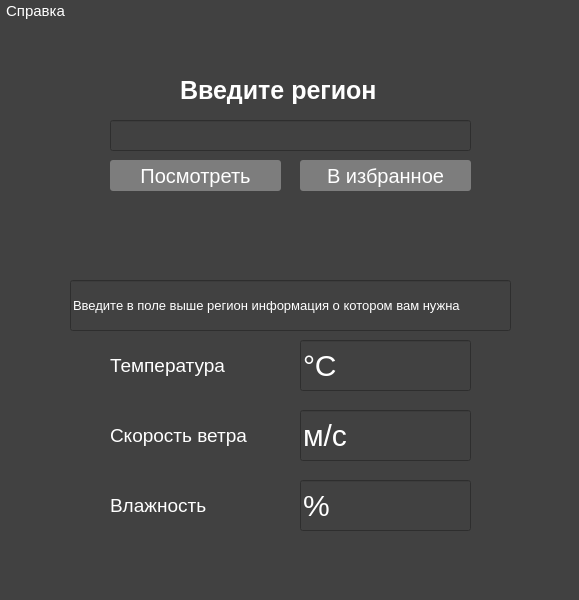
<?xml version="1.0" encoding="UTF-8"?>
<ui version="4.0">
 <class>MainWindow</class>
 <widget class="QMainWindow" name="MainWindow">
  <property name="geometry">
   <rect>
    <x>0</x>
    <y>0</y>
    <width>579</width>
    <height>600</height>
   </rect>
  </property>
  <property name="windowTitle">
   <string>Help Weath</string>
  </property>
  <property name="styleSheet">
   <string notr="true">background-color: rgb(65, 65, 65)</string>
  </property>
  <widget class="QWidget" name="centralwidget">
   <widget class="QLineEdit" name="lineEdit">
    <property name="geometry">
     <rect>
      <x>110</x>
      <y>120</y>
      <width>361</width>
      <height>31</height>
     </rect>
    </property>
    <property name="styleSheet">
     <string notr="true">font-size: 20px;
color: white;
</string>
    </property>
    <property name="text">
     <string/>
    </property>
   </widget>
   <widget class="QLabel" name="mainLabel">
    <property name="geometry">
     <rect>
      <x>180</x>
      <y>70</y>
      <width>211</width>
      <height>41</height>
     </rect>
    </property>
    <property name="styleSheet">
     <string notr="true">font-size: 25px;
font-weight: 900;
color: white;</string>
    </property>
    <property name="text">
     <string>Введите регион</string>
    </property>
   </widget>
   <widget class="QLineEdit" name="line">
    <property name="geometry">
     <rect>
      <x>70</x>
      <y>280</y>
      <width>441</width>
      <height>51</height>
     </rect>
    </property>
    <property name="styleSheet">
     <string notr="true">color: white;
font-size: 13px;</string>
    </property>
    <property name="text">
     <string>Введите в поле выше регион информация о котором вам нужна</string>
    </property>
   </widget>
   <widget class="QPushButton" name="pushButton">
    <property name="geometry">
     <rect>
      <x>110</x>
      <y>160</y>
      <width>171</width>
      <height>31</height>
     </rect>
    </property>
    <property name="styleSheet">
     <string notr="true">QPushButton#pushButton {
	background-color: rgb(125, 125, 125);
	color: white;
	font-size: 20px;
	border-radius: 3px;
	height: 24px;
}

QPushButton#pushButton:hover {
	background-color: rgb(157, 157, 157);
	border-radius: 7px;
}

QPushButton#pushButton:focus {
	background-color: rgb(77, 77, 77);
	border-radius: 5px;
}</string>
    </property>
    <property name="text">
     <string>Посмотреть</string>
    </property>
   </widget>
   <widget class="QLabel" name="label">
    <property name="enabled">
     <bool>true</bool>
    </property>
    <property name="geometry">
     <rect>
      <x>110</x>
      <y>350</y>
      <width>131</width>
      <height>31</height>
     </rect>
    </property>
    <property name="styleSheet">
     <string notr="true">font-size: 19px;
color: white;
</string>
    </property>
    <property name="text">
     <string>Температура</string>
    </property>
   </widget>
   <widget class="QLabel" name="label_2">
    <property name="enabled">
     <bool>true</bool>
    </property>
    <property name="geometry">
     <rect>
      <x>110</x>
      <y>420</y>
      <width>141</width>
      <height>31</height>
     </rect>
    </property>
    <property name="styleSheet">
     <string notr="true">font-size: 19px;
color: white;
</string>
    </property>
    <property name="text">
     <string>Скорость ветра</string>
    </property>
   </widget>
   <widget class="QLabel" name="label_3">
    <property name="enabled">
     <bool>true</bool>
    </property>
    <property name="geometry">
     <rect>
      <x>110</x>
      <y>490</y>
      <width>111</width>
      <height>31</height>
     </rect>
    </property>
    <property name="styleSheet">
     <string notr="true">font-size: 19px;
color: white;
</string>
    </property>
    <property name="text">
     <string>Влажность</string>
    </property>
   </widget>
   <widget class="QPushButton" name="pushButton_2">
    <property name="geometry">
     <rect>
      <x>300</x>
      <y>160</y>
      <width>171</width>
      <height>31</height>
     </rect>
    </property>
    <property name="styleSheet">
     <string notr="true">QPushButton#pushButton_2 {
	background-color: rgb(125, 125, 125);
	color: white;
	font-size: 20px;
	border-radius: 3px;
	height: 24px;
}

QPushButton#pushButton_2:hover {
	background-color: rgb(157, 157, 157);
	border-radius: 7px;
}

QPushButton#pushButton_2:focus {
	background-color: rgb(77, 77, 77);
	border-radius: 5px;
}</string>
    </property>
    <property name="text">
     <string>В избранное</string>
    </property>
   </widget>
   <widget class="QPushButton" name="helpBut">
    <property name="geometry">
     <rect>
      <x>0</x>
      <y>0</y>
      <width>71</width>
      <height>21</height>
     </rect>
    </property>
    <property name="styleSheet">
     <string notr="true">QPushButton#helpBut {
	color: white;
	font-size: 15px;
	border-radius: 3px;
	height: 24px;
}

QPushButton#helpBut:hover {
	background-color: rgb(157, 157, 157);
	border-radius: 7px;
}

</string>
    </property>
    <property name="text">
     <string>Справка</string>
    </property>
   </widget>
   <widget class="QLineEdit" name="temper_line">
    <property name="geometry">
     <rect>
      <x>300</x>
      <y>340</y>
      <width>171</width>
      <height>51</height>
     </rect>
    </property>
    <property name="styleSheet">
     <string notr="true">font-size: 30px;
color: white;
</string>
    </property>
    <property name="text">
     <string>°C</string>
    </property>
   </widget>
   <widget class="QLineEdit" name="speed_line">
    <property name="geometry">
     <rect>
      <x>300</x>
      <y>410</y>
      <width>171</width>
      <height>51</height>
     </rect>
    </property>
    <property name="styleSheet">
     <string notr="true">font-size: 30px;
color: white;
</string>
    </property>
    <property name="text">
     <string>м/с</string>
    </property>
   </widget>
   <widget class="QLineEdit" name="vlazhnost_line">
    <property name="geometry">
     <rect>
      <x>300</x>
      <y>480</y>
      <width>171</width>
      <height>51</height>
     </rect>
    </property>
    <property name="styleSheet">
     <string notr="true">font-size: 30px;
color: white;
</string>
    </property>
    <property name="text">
     <string>%</string>
    </property>
   </widget>
  </widget>
  <widget class="QStatusBar" name="statusbar"/>
 </widget>
 <resources/>
 <connections/>
</ui>
